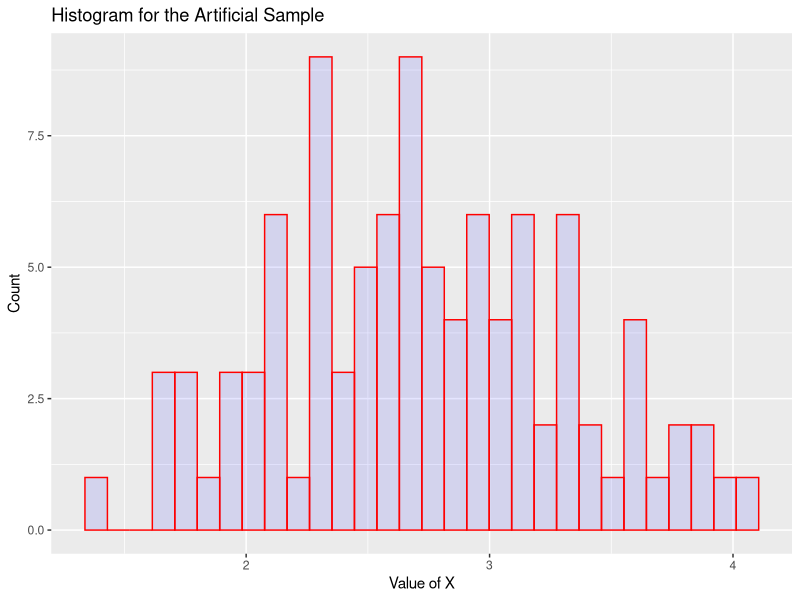
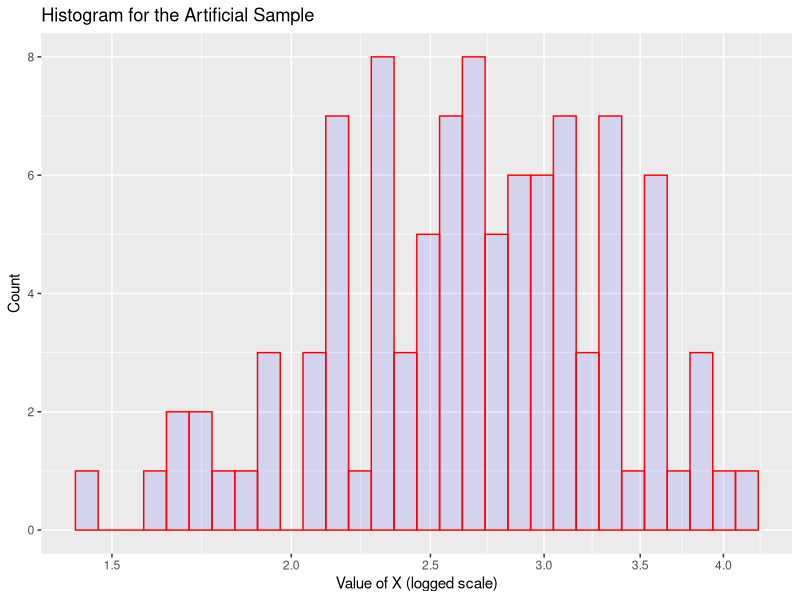

Reproduce these figures in R, in order.
## ---- chunk 1
#Create an HTML/PDF document that samples 100 values from a log-normal distribution 
# (say, mu=1, sigma=.25); 
X <- rlnorm(100, meanlog = 1, sdlog = .25)
## ---- chunk 2
# Create a histogram of the distribution 
library(ggplot2)
qplot(X,
      geom="histogram",
      main = "Histogram for the Artificial Sample", 
      xlab = "Value of X",  
      ylab = "Count",
      fill=I("blue"), 
      col=I("red"), 
      alpha=I(.1)
      )
## ---- chunk 3
qplot(X,
      geom="histogram",
      main = "Histogram for the Artificial Sample", 
      xlab = "Value of X (logged scale)",  
      ylab = "Count",
      fill=I("blue"), 
      col=I("red"), 
      alpha=I(.1)
      ) + 
  scale_x_continuous(trans='log')

## ---- chunk 4
# report the mean and variance of the sample in line in the text.
